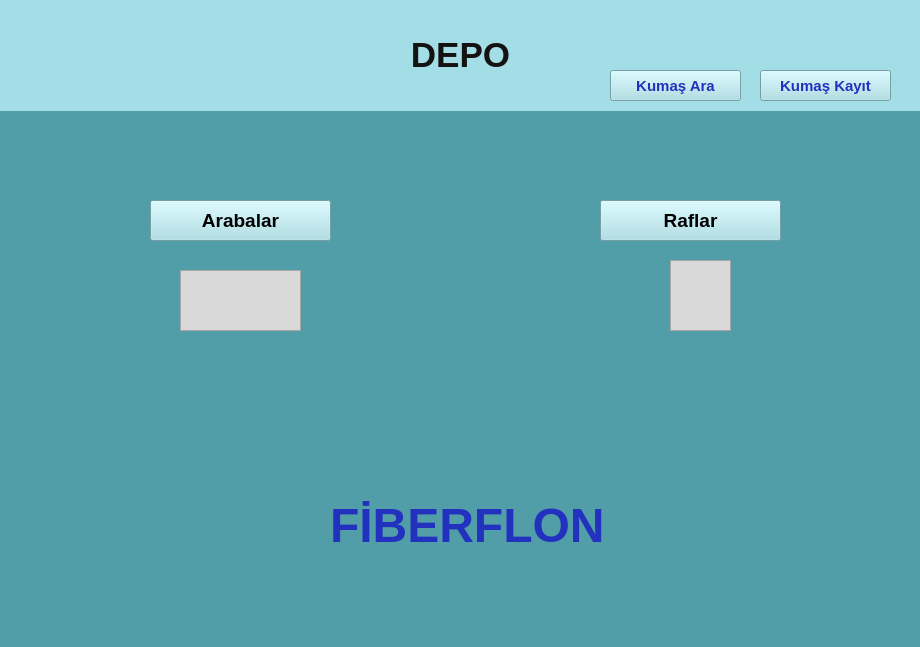
<?xml version="1.0" encoding="UTF-8"?>
<ui version="4.0">
 <class>depo_ekran</class>
 <widget class="QMainWindow" name="depo_ekran">
  <property name="geometry">
   <rect>
    <x>0</x>
    <y>0</y>
    <width>920</width>
    <height>647</height>
   </rect>
  </property>
  <property name="windowTitle">
   <string/>
  </property>
  <property name="styleSheet">
   <string notr="true">background-color: rgb(82, 158, 168);</string>
  </property>
  <widget class="QWidget" name="centralwidget">
   <widget class="QLabel" name="depoyazi_lbl">
    <property name="geometry">
     <rect>
      <x>0</x>
      <y>0</y>
      <width>921</width>
      <height>111</height>
     </rect>
    </property>
    <property name="font">
     <font>
      <pointsize>16</pointsize>
     </font>
    </property>
    <property name="styleSheet">
     <string notr="true">background-color: rgb(163, 221, 229);</string>
    </property>
    <property name="text">
     <string>&lt;html&gt;&lt;head/&gt;&lt;body&gt;&lt;p align=&quot;center&quot;&gt;&lt;span style=&quot; font-size:26pt; font-weight:600; color:#141312;&quot;&gt;DEPO&lt;/span&gt;&lt;/p&gt;&lt;/body&gt;&lt;/html&gt;</string>
    </property>
   </widget>
   <widget class="QPushButton" name="kumaskayit_btn">
    <property name="geometry">
     <rect>
      <x>760</x>
      <y>70</y>
      <width>131</width>
      <height>31</height>
     </rect>
    </property>
    <property name="font">
     <font>
      <pointsize>11</pointsize>
      <weight>75</weight>
      <bold>true</bold>
     </font>
    </property>
    <property name="styleSheet">
     <string notr="true">background-color: rgb(163, 221, 229);
color: rgb(34, 50, 190);</string>
    </property>
    <property name="text">
     <string>Kumaş Kayıt</string>
    </property>
   </widget>
   <widget class="QFrame" name="arabalar_img">
    <property name="geometry">
     <rect>
      <x>180</x>
      <y>270</y>
      <width>121</width>
      <height>61</height>
     </rect>
    </property>
    <property name="styleSheet">
     <string notr="true">background-color: rgb(217, 217, 217);</string>
    </property>
    <property name="frameShape">
     <enum>QFrame::StyledPanel</enum>
    </property>
    <property name="frameShadow">
     <enum>QFrame::Raised</enum>
    </property>
   </widget>
   <widget class="QPushButton" name="arabalar_btn">
    <property name="geometry">
     <rect>
      <x>150</x>
      <y>200</y>
      <width>181</width>
      <height>41</height>
     </rect>
    </property>
    <property name="font">
     <font>
      <pointsize>14</pointsize>
      <weight>75</weight>
      <bold>true</bold>
     </font>
    </property>
    <property name="styleSheet">
     <string notr="true">background-color: rgb(163, 221, 229);
color: rgb(0, 0, 0);</string>
    </property>
    <property name="text">
     <string>Arabalar</string>
    </property>
   </widget>
   <widget class="QPushButton" name="raflar_btn">
    <property name="geometry">
     <rect>
      <x>600</x>
      <y>200</y>
      <width>181</width>
      <height>41</height>
     </rect>
    </property>
    <property name="font">
     <font>
      <pointsize>14</pointsize>
      <weight>75</weight>
      <bold>true</bold>
     </font>
    </property>
    <property name="styleSheet">
     <string notr="true">background-color: rgb(163, 221, 229);
color: rgb(0, 0, 0);</string>
    </property>
    <property name="text">
     <string>Raflar</string>
    </property>
   </widget>
   <widget class="QFrame" name="raflar_img">
    <property name="geometry">
     <rect>
      <x>670</x>
      <y>260</y>
      <width>61</width>
      <height>71</height>
     </rect>
    </property>
    <property name="styleSheet">
     <string notr="true">background-color: rgb(217, 217, 217);</string>
    </property>
    <property name="frameShape">
     <enum>QFrame::StyledPanel</enum>
    </property>
    <property name="frameShadow">
     <enum>QFrame::Raised</enum>
    </property>
   </widget>
   <widget class="QLabel" name="fiberflonyazi2_lbl">
    <property name="geometry">
     <rect>
      <x>330</x>
      <y>490</y>
      <width>291</width>
      <height>71</height>
     </rect>
    </property>
    <property name="font">
     <font>
      <pointsize>28</pointsize>
     </font>
    </property>
    <property name="styleSheet">
     <string notr="true">color: rgb(34, 50, 190);</string>
    </property>
    <property name="text">
     <string>&lt;html&gt;&lt;head/&gt;&lt;body&gt;&lt;p&gt;&lt;span style=&quot; font-size:36pt; font-weight:600;&quot;&gt;FİBERFLON&lt;/span&gt;&lt;/p&gt;&lt;/body&gt;&lt;/html&gt;</string>
    </property>
   </widget>
   <widget class="QPushButton" name="kumaskayit_btn_2">
    <property name="geometry">
     <rect>
      <x>610</x>
      <y>70</y>
      <width>131</width>
      <height>31</height>
     </rect>
    </property>
    <property name="font">
     <font>
      <pointsize>11</pointsize>
      <weight>75</weight>
      <bold>true</bold>
     </font>
    </property>
    <property name="styleSheet">
     <string notr="true">background-color: rgb(163, 221, 229);
color: rgb(34, 50, 190);</string>
    </property>
    <property name="text">
     <string>Kumaş Ara</string>
    </property>
   </widget>
  </widget>
  <widget class="QStatusBar" name="statusbar"/>
 </widget>
 <resources/>
 <connections/>
</ui>
